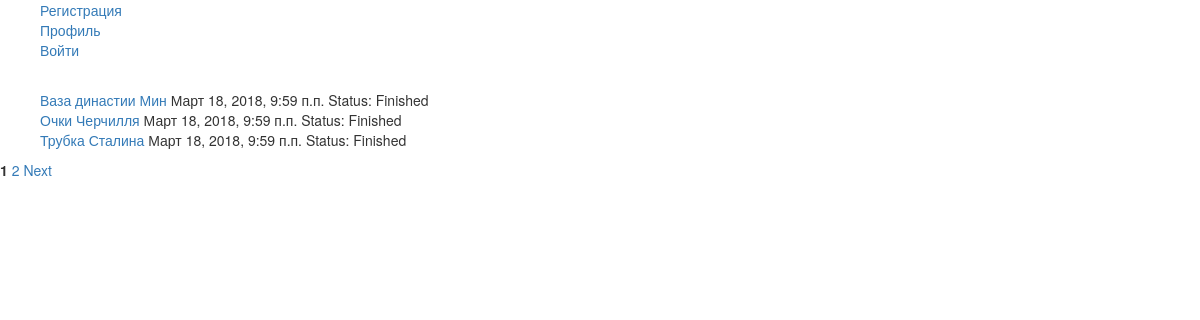
The page /lots/ on the database its author committed.
### auction_site/models.py (models this page shows, shortened)
class Lot(models.Model):
    title = models.CharField(max_length=200)
    description = models.TextField()
    image = models.ImageField(null=True, blank=True,upload_to='images/')
    start_date = models.DateTimeField(
            default=timezone.now)
    finish_date = models.DateTimeField()
    status = models.CharField(choices=STATUS_CHOICES, max_length=10,
                              db_index=True)
    winner = models.ForeignKey(User, on_delete=models.CASCADE, blank=True, null=True)

### auction_site/views.py (the view)
# urls.py: path('lots/', views.give_lots, name='lots'),
def give_lots(request):
    lots = Lot.objects.all()
    chek_date()
    paginator = Paginator(lots, 3)
    page = request.GET.get('page')
    try:
        posts = paginator.page(page)
    except PageNotAnInteger:
        posts = paginator.page(1)
    except EmptyPage:
        posts = paginator.page(paginator.num_pages)
    return render(request, 'auction_site/lots.html', {'page': page,
            'posts': posts, 'username': auth.get_user(request).username})

### auction_site/views.py (called while the page is built)
def chek_date():
    lots = Lot.objects.all()
    for lot_object in lots:
        lot_finish_date = lot_object.finish_date
        now_date = timezone.now()
        if (lot_finish_date >= now_date) is False:
            lot_object.status = 'Finished'
            lot_object.save()

### auction_site/templates/auction_site/lots.html (shortened to what this page needs)
<html>
    <head>
        <link rel="stylesheet" href="//maxcdn.bootstrapcdn.com/bootstrap/3.2.0/css/bootstrap.min.css">
	<link rel="stylesheet" href="//maxcdn.bootstrapcdn.com/bootstrap/3.2.0/css/bootstrap-theme.min.css">
    </head>
    <body>
	<div class="top-bar">
		<section class="top-bar-section">
			<ul class="right">
				<a href="/register/">Регистрация</a><br>
				<a href="/profile/">Профиль</a><br>
				{% if username %}
					<a href="/logout/">Выйти ({{ username }})</a>
				{% else %}
					<a href="/login/">Войти</a>
				{% endif %}
			</ul>
		</section>
	</div>
	<div class="pagination">
		<ul>
		{% for lot in posts %}
                <caption><a href="{% url 'lot_detail' pk=lot.pk %}">{{lot.title}}</a></caption>
                	{{lot.start_date}}  Status: {{lot.status}}<br>
        {% endfor %}
		</ul>
    		{% for num in posts.paginator.page_range %}
        		{% if num == posts.number %}
            			<span class="current"><b>{{ num }}</b></span>
        		{% else %}
            			<a href="?page={{ num }}"> {{ num }}</a>
        		{% endif %}
    		{% endfor %}
    		{% if posts.has_next %}
        		<a href="?page={{ posts.next_page_number }}">Next</a>
    		{% endif %}
</div>
    </body>
</html>

### rows shown on the page
Lot: title "Ваза династии Мин", start_date "Март 18, 2018, 9:59 п.п.", status "Finished"
Lot: title "Очки Черчилля", start_date "Март 18, 2018, 9:59 п.п.", status "Finished"
Lot: title "Трубка Сталина", start_date "Март 18, 2018, 9:59 п.п.", status "Finished"

### other values the page prints
{{ num }} "1"
{{ num }} "2"
